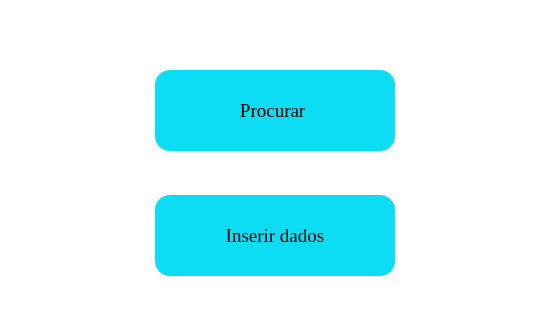
<?xml version="1.0" encoding="UTF-8"?>
<ui version="4.0">
 <class>Form</class>
 <widget class="QWidget" name="Form">
  <property name="geometry">
   <rect>
    <x>0</x>
    <y>0</y>
    <width>550</width>
    <height>335</height>
   </rect>
  </property>
  <property name="minimumSize">
   <size>
    <width>550</width>
    <height>335</height>
   </size>
  </property>
  <property name="maximumSize">
   <size>
    <width>550</width>
    <height>335</height>
   </size>
  </property>
  <property name="palette">
   <palette>
    <active>
     <colorrole role="WindowText">
      <brush brushstyle="SolidPattern">
       <color alpha="255">
        <red>0</red>
        <green>0</green>
        <blue>0</blue>
       </color>
      </brush>
     </colorrole>
     <colorrole role="Button">
      <brush brushstyle="SolidPattern">
       <color alpha="255">
        <red>39</red>
        <green>197</green>
        <blue>197</blue>
       </color>
      </brush>
     </colorrole>
     <colorrole role="Light">
      <brush brushstyle="SolidPattern">
       <color alpha="255">
        <red>255</red>
        <green>255</green>
        <blue>255</blue>
       </color>
      </brush>
     </colorrole>
     <colorrole role="Midlight">
      <brush brushstyle="SolidPattern">
       <color alpha="255">
        <red>255</red>
        <green>255</green>
        <blue>255</blue>
       </color>
      </brush>
     </colorrole>
     <colorrole role="Dark">
      <brush brushstyle="SolidPattern">
       <color alpha="255">
        <red>127</red>
        <green>127</green>
        <blue>127</blue>
       </color>
      </brush>
     </colorrole>
     <colorrole role="Mid">
      <brush brushstyle="SolidPattern">
       <color alpha="255">
        <red>170</red>
        <green>170</green>
        <blue>170</blue>
       </color>
      </brush>
     </colorrole>
     <colorrole role="Text">
      <brush brushstyle="SolidPattern">
       <color alpha="255">
        <red>0</red>
        <green>0</green>
        <blue>0</blue>
       </color>
      </brush>
     </colorrole>
     <colorrole role="BrightText">
      <brush brushstyle="SolidPattern">
       <color alpha="255">
        <red>255</red>
        <green>255</green>
        <blue>255</blue>
       </color>
      </brush>
     </colorrole>
     <colorrole role="ButtonText">
      <brush brushstyle="SolidPattern">
       <color alpha="255">
        <red>0</red>
        <green>0</green>
        <blue>0</blue>
       </color>
      </brush>
     </colorrole>
     <colorrole role="Base">
      <brush brushstyle="SolidPattern">
       <color alpha="255">
        <red>255</red>
        <green>255</green>
        <blue>255</blue>
       </color>
      </brush>
     </colorrole>
     <colorrole role="Window">
      <brush brushstyle="SolidPattern">
       <color alpha="255">
        <red>255</red>
        <green>255</green>
        <blue>255</blue>
       </color>
      </brush>
     </colorrole>
     <colorrole role="Shadow">
      <brush brushstyle="SolidPattern">
       <color alpha="255">
        <red>0</red>
        <green>0</green>
        <blue>0</blue>
       </color>
      </brush>
     </colorrole>
     <colorrole role="AlternateBase">
      <brush brushstyle="SolidPattern">
       <color alpha="255">
        <red>255</red>
        <green>255</green>
        <blue>255</blue>
       </color>
      </brush>
     </colorrole>
     <colorrole role="ToolTipBase">
      <brush brushstyle="SolidPattern">
       <color alpha="255">
        <red>255</red>
        <green>255</green>
        <blue>220</blue>
       </color>
      </brush>
     </colorrole>
     <colorrole role="ToolTipText">
      <brush brushstyle="SolidPattern">
       <color alpha="255">
        <red>0</red>
        <green>0</green>
        <blue>0</blue>
       </color>
      </brush>
     </colorrole>
     <colorrole role="PlaceholderText">
      <brush brushstyle="SolidPattern">
       <color alpha="128">
        <red>0</red>
        <green>0</green>
        <blue>0</blue>
       </color>
      </brush>
     </colorrole>
    </active>
    <inactive>
     <colorrole role="WindowText">
      <brush brushstyle="SolidPattern">
       <color alpha="255">
        <red>0</red>
        <green>0</green>
        <blue>0</blue>
       </color>
      </brush>
     </colorrole>
     <colorrole role="Button">
      <brush brushstyle="SolidPattern">
       <color alpha="255">
        <red>39</red>
        <green>197</green>
        <blue>197</blue>
       </color>
      </brush>
     </colorrole>
     <colorrole role="Light">
      <brush brushstyle="SolidPattern">
       <color alpha="255">
        <red>255</red>
        <green>255</green>
        <blue>255</blue>
       </color>
      </brush>
     </colorrole>
     <colorrole role="Midlight">
      <brush brushstyle="SolidPattern">
       <color alpha="255">
        <red>255</red>
        <green>255</green>
        <blue>255</blue>
       </color>
      </brush>
     </colorrole>
     <colorrole role="Dark">
      <brush brushstyle="SolidPattern">
       <color alpha="255">
        <red>127</red>
        <green>127</green>
        <blue>127</blue>
       </color>
      </brush>
     </colorrole>
     <colorrole role="Mid">
      <brush brushstyle="SolidPattern">
       <color alpha="255">
        <red>170</red>
        <green>170</green>
        <blue>170</blue>
       </color>
      </brush>
     </colorrole>
     <colorrole role="Text">
      <brush brushstyle="SolidPattern">
       <color alpha="255">
        <red>0</red>
        <green>0</green>
        <blue>0</blue>
       </color>
      </brush>
     </colorrole>
     <colorrole role="BrightText">
      <brush brushstyle="SolidPattern">
       <color alpha="255">
        <red>255</red>
        <green>255</green>
        <blue>255</blue>
       </color>
      </brush>
     </colorrole>
     <colorrole role="ButtonText">
      <brush brushstyle="SolidPattern">
       <color alpha="255">
        <red>0</red>
        <green>0</green>
        <blue>0</blue>
       </color>
      </brush>
     </colorrole>
     <colorrole role="Base">
      <brush brushstyle="SolidPattern">
       <color alpha="255">
        <red>255</red>
        <green>255</green>
        <blue>255</blue>
       </color>
      </brush>
     </colorrole>
     <colorrole role="Window">
      <brush brushstyle="SolidPattern">
       <color alpha="255">
        <red>255</red>
        <green>255</green>
        <blue>255</blue>
       </color>
      </brush>
     </colorrole>
     <colorrole role="Shadow">
      <brush brushstyle="SolidPattern">
       <color alpha="255">
        <red>0</red>
        <green>0</green>
        <blue>0</blue>
       </color>
      </brush>
     </colorrole>
     <colorrole role="AlternateBase">
      <brush brushstyle="SolidPattern">
       <color alpha="255">
        <red>255</red>
        <green>255</green>
        <blue>255</blue>
       </color>
      </brush>
     </colorrole>
     <colorrole role="ToolTipBase">
      <brush brushstyle="SolidPattern">
       <color alpha="255">
        <red>255</red>
        <green>255</green>
        <blue>220</blue>
       </color>
      </brush>
     </colorrole>
     <colorrole role="ToolTipText">
      <brush brushstyle="SolidPattern">
       <color alpha="255">
        <red>0</red>
        <green>0</green>
        <blue>0</blue>
       </color>
      </brush>
     </colorrole>
     <colorrole role="PlaceholderText">
      <brush brushstyle="SolidPattern">
       <color alpha="128">
        <red>0</red>
        <green>0</green>
        <blue>0</blue>
       </color>
      </brush>
     </colorrole>
    </inactive>
    <disabled>
     <colorrole role="WindowText">
      <brush brushstyle="SolidPattern">
       <color alpha="255">
        <red>127</red>
        <green>127</green>
        <blue>127</blue>
       </color>
      </brush>
     </colorrole>
     <colorrole role="Button">
      <brush brushstyle="SolidPattern">
       <color alpha="255">
        <red>39</red>
        <green>197</green>
        <blue>197</blue>
       </color>
      </brush>
     </colorrole>
     <colorrole role="Light">
      <brush brushstyle="SolidPattern">
       <color alpha="255">
        <red>255</red>
        <green>255</green>
        <blue>255</blue>
       </color>
      </brush>
     </colorrole>
     <colorrole role="Midlight">
      <brush brushstyle="SolidPattern">
       <color alpha="255">
        <red>255</red>
        <green>255</green>
        <blue>255</blue>
       </color>
      </brush>
     </colorrole>
     <colorrole role="Dark">
      <brush brushstyle="SolidPattern">
       <color alpha="255">
        <red>127</red>
        <green>127</green>
        <blue>127</blue>
       </color>
      </brush>
     </colorrole>
     <colorrole role="Mid">
      <brush brushstyle="SolidPattern">
       <color alpha="255">
        <red>170</red>
        <green>170</green>
        <blue>170</blue>
       </color>
      </brush>
     </colorrole>
     <colorrole role="Text">
      <brush brushstyle="SolidPattern">
       <color alpha="255">
        <red>127</red>
        <green>127</green>
        <blue>127</blue>
       </color>
      </brush>
     </colorrole>
     <colorrole role="BrightText">
      <brush brushstyle="SolidPattern">
       <color alpha="255">
        <red>255</red>
        <green>255</green>
        <blue>255</blue>
       </color>
      </brush>
     </colorrole>
     <colorrole role="ButtonText">
      <brush brushstyle="SolidPattern">
       <color alpha="255">
        <red>127</red>
        <green>127</green>
        <blue>127</blue>
       </color>
      </brush>
     </colorrole>
     <colorrole role="Base">
      <brush brushstyle="SolidPattern">
       <color alpha="255">
        <red>255</red>
        <green>255</green>
        <blue>255</blue>
       </color>
      </brush>
     </colorrole>
     <colorrole role="Window">
      <brush brushstyle="SolidPattern">
       <color alpha="255">
        <red>255</red>
        <green>255</green>
        <blue>255</blue>
       </color>
      </brush>
     </colorrole>
     <colorrole role="Shadow">
      <brush brushstyle="SolidPattern">
       <color alpha="255">
        <red>0</red>
        <green>0</green>
        <blue>0</blue>
       </color>
      </brush>
     </colorrole>
     <colorrole role="AlternateBase">
      <brush brushstyle="SolidPattern">
       <color alpha="255">
        <red>255</red>
        <green>255</green>
        <blue>255</blue>
       </color>
      </brush>
     </colorrole>
     <colorrole role="ToolTipBase">
      <brush brushstyle="SolidPattern">
       <color alpha="255">
        <red>255</red>
        <green>255</green>
        <blue>220</blue>
       </color>
      </brush>
     </colorrole>
     <colorrole role="ToolTipText">
      <brush brushstyle="SolidPattern">
       <color alpha="255">
        <red>0</red>
        <green>0</green>
        <blue>0</blue>
       </color>
      </brush>
     </colorrole>
     <colorrole role="PlaceholderText">
      <brush brushstyle="SolidPattern">
       <color alpha="128">
        <red>0</red>
        <green>0</green>
        <blue>0</blue>
       </color>
      </brush>
     </colorrole>
    </disabled>
   </palette>
  </property>
  <property name="windowTitle">
   <string>Form</string>
  </property>
  <widget class="QPushButton" name="pushButton">
   <property name="geometry">
    <rect>
     <x>155</x>
     <y>70</y>
     <width>240</width>
     <height>81</height>
    </rect>
   </property>
   <property name="font">
    <font>
     <family>Georgia</family>
     <pointsize>14</pointsize>
    </font>
   </property>
   <property name="styleSheet">
    <string notr="true">background-color:#0cddf5;
border-width: 2px;
border-radius: 15px;
padding: 4px;;</string>
   </property>
   <property name="text">
    <string>Procurar </string>
   </property>
  </widget>
  <widget class="QPushButton" name="pushButton_2">
   <property name="geometry">
    <rect>
     <x>155</x>
     <y>195</y>
     <width>240</width>
     <height>81</height>
    </rect>
   </property>
   <property name="font">
    <font>
     <family>Georgia</family>
     <pointsize>14</pointsize>
    </font>
   </property>
   <property name="styleSheet">
    <string notr="true">background-color:#0cddf5;
border-width: 2px;
border-radius: 15px;
padding: 4px;;</string>
   </property>
   <property name="text">
    <string>Inserir dados</string>
   </property>
  </widget>
 </widget>
 <resources/>
 <connections/>
</ui>
